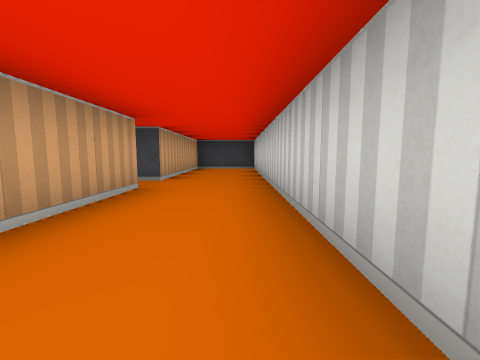
view 1 (above)

12 first-person views from a walk through a cub3D level. The camera is about half as high as the walls, tilts 6° down and sees 90° across. The floor is counted in squares. Each view is taken from the middle of a square. On the plan, view 1 faces up. The plan holds only what a view shows up to about 9 squares ahead; the rest is blank.

view 2
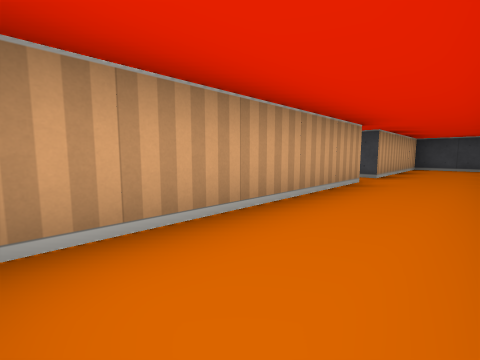

view 3
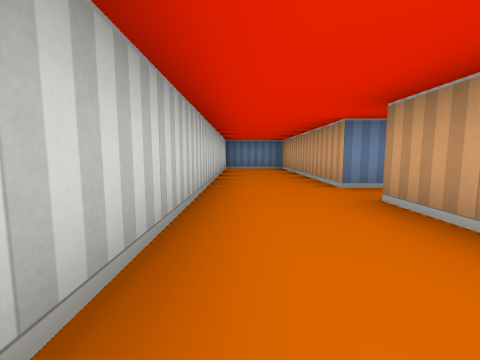

view 4
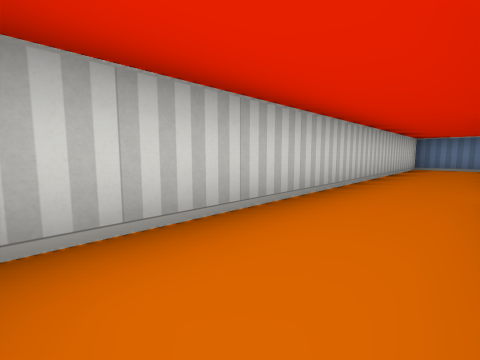

view 5
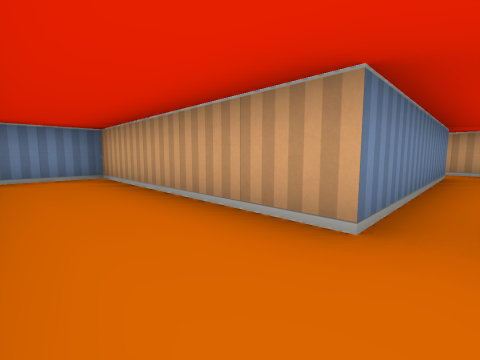

view 6
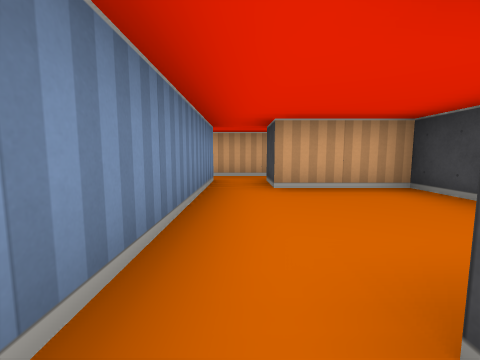

view 7
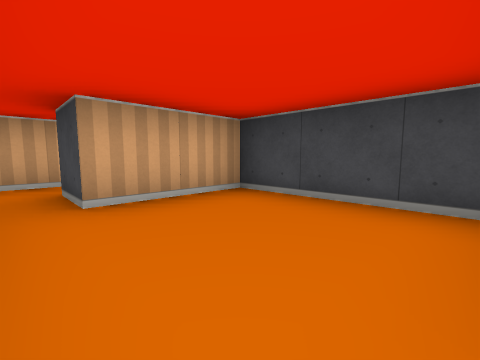

view 8
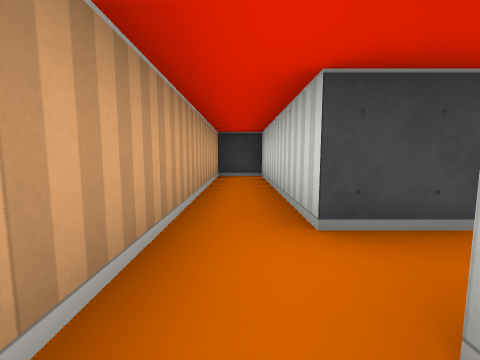

view 9
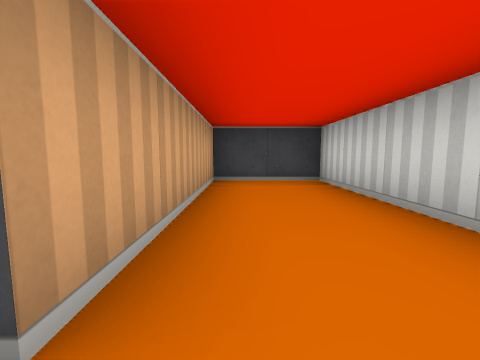

view 10
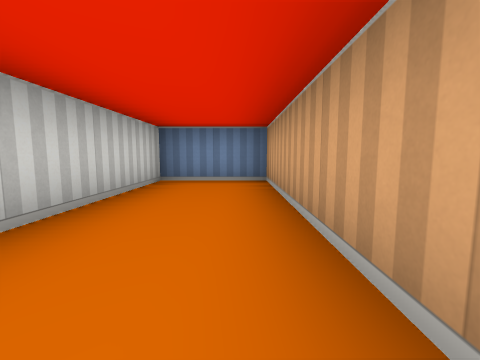

view 11
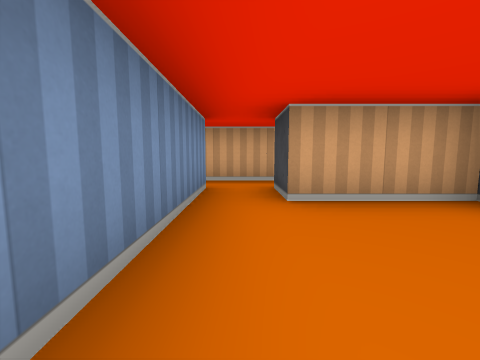

view 12
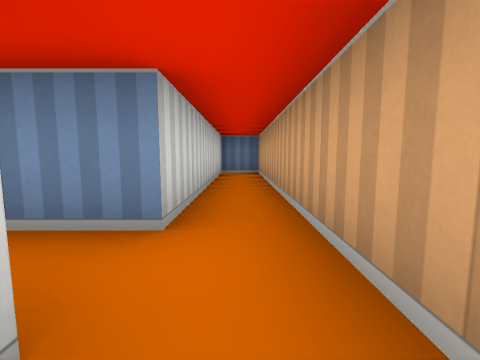

### Floor plan
Points are (right, up) in squares from view 1. A wall is a line through its corners. A room is listed if a view was taken in it or the views show most of it. See-through windows are left out.
Room 1 (views 1, 2, 3, 4, 5, 9, 10)
walls: (-1.5, 3.5) (-1.5, -1.5) (0.5, -1.5) (0.5, 8.5) (-1.5, 8.5) (-1.5, 4.5)
ways out: opening at (-2, 4) to room 2
Room 2 (views 6, 7, 11)
walls: (-2.9, 6.5) (-5.5, 6.5) (-5.5, 4.5); (-5.5, 3.5) (-1.5, 3.5); (-1.5, 4.5) (-2.5, 4.5)
ways out: opening at (-2, 4) to room 1; opening at (-6, 4) to room 3
Room 3 (views 8, 12)
walls: (-5.5, 4.5) (-6.5, 4.5) (-6.5, 8.5) (-7.5, 8.5) (-7.5, -1.5) (-6.5, -1.5) (-6.5, 3.5) (-5.5, 3.5)
ways out: opening at (-6, 4) to room 2

Positions as (right, up) in squares from view 1, and headings:
1: (0, 0), facing up
2: (0, -1), facing up-left
3: (0, 7), facing down
4: (-1, 8), facing down-right
5: (0, 4), facing down-left
6: (-2, 4), facing left
7: (-3, 4), facing up-left
8: (-7, 3), facing up
9: (-1, 4), facing up
10: (-1, 3), facing down
11: (-3, 4), facing left
12: (-7, 5), facing down
